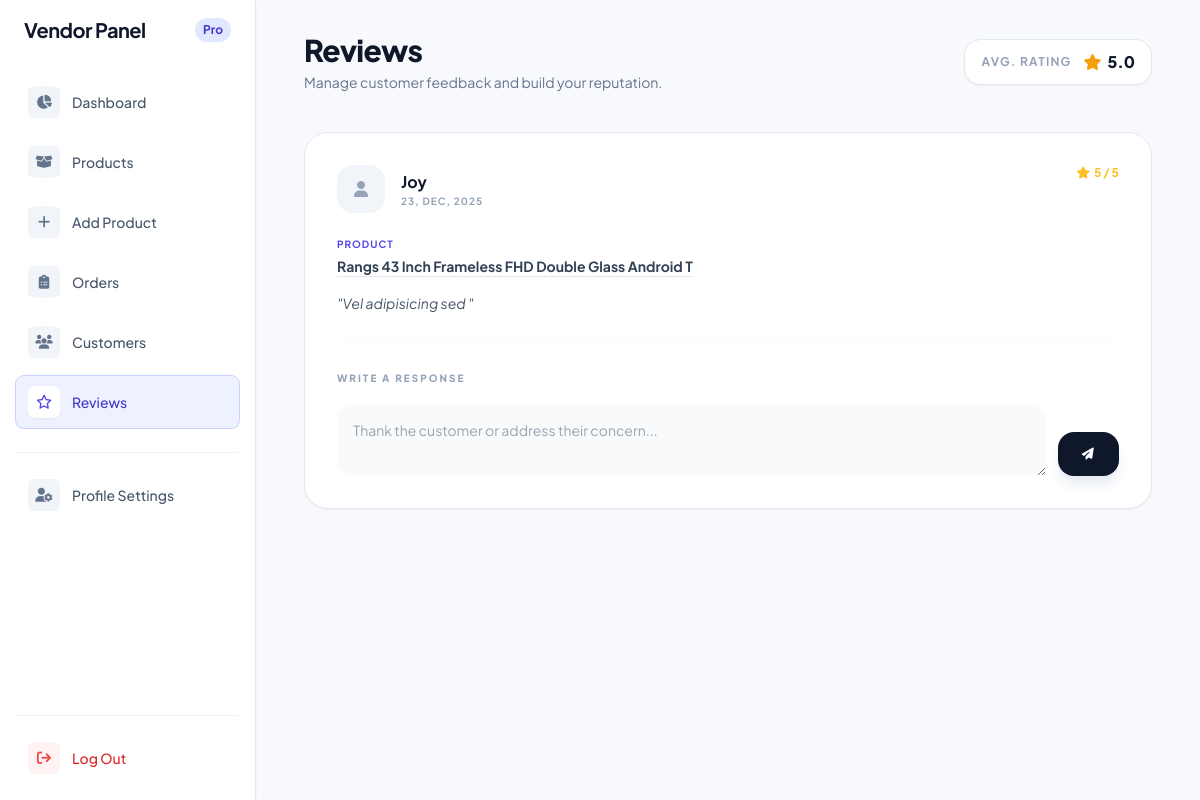
Page /vendor/dashboard/reviews/ (signed in) on the committed database.
### store/models.py (models this page shows, shortened)
class Reviews(models.Model):
    RATING_CHOICES = [
        (1, '★☆☆☆☆ (1/5)'),
        (2, '★★☆☆☆ (2/5)'),
        (3, '★★★☆☆ (3/5)'),
        (4, '★★★★☆ (4/5)'),
        (5, '★★★★★ (5/5)'),
    ]
    product = models.ForeignKey(Product, on_delete=models.SET_NULL, null=True)
    image = models.ImageField(upload_to='image', null=True, blank=True)
    user = models.ForeignKey(userauth_model.User, on_delete=models.SET_NULL, null=True)
    order_item = models.OneToOneField(OrderItem, on_delete=models.CASCADE, related_name="review", null=True)
    name = models.CharField(max_length=50, null=True)
    review = models.TextField(null=True)
    rating = models.IntegerField(choices=RATING_CHOICES, default=None)
    date = models.DateTimeField(default=timezone.now, null=True, blank=True)
    reply = models.BooleanField(default=False, null=True)

class Product(models.Model):
    STATUS = (
        ("Published", "Published"),
        ("Draft", "Draft"),
        ("Disabled", "Disabled"),
    )
    BANNERS = (
        ("Banner 1", "Banner 1"),
        ("Banner 2", "Banner 2"),
        ("Banner 3", "Banner 3"),
        ("Banner 4", "Banner 4"),
        ("Banner 5", "Banner 5"),
        ("Banner 6", "Banner 6"),
    )
    status = models.CharField(max_length=500, choices=STATUS, default="Published")
    user = models.ForeignKey(userauth_model.User, on_delete=models.SET_NULL, null=True)
    category = models.ForeignKey("store.Category",on_delete=models.SET_NULL, null=True)
    name = models.CharField(max_length=50)
    description = models.TextField(blank=True, null=True)
    additional_information = models.TextField(blank=True, null=True)
    image = models.ImageField(upload_to='image', null=True, blank=True)
    sale_price = models.DecimalField(default=0, decimal_places=2, max_digits=12)
    regular_price = models.DecimalField(default=0, decimal_places=2, max_digits=12, null=True, blank=True)
    in_stock = models.BooleanField(default=False)
    free_delivery = models.BooleanField(default=False)
    qty = models.IntegerField(default=0, null=True, blank=True)
    featured = models.BooleanField(default=False)
    popular = models.BooleanField(default=False)
    slug = models.SlugField(unique=True, blank=True, null=True)
    cover_image = models.ImageField(upload_to='image', null=True, blank=True)
    best_selling = models.BooleanField(default=False)
    new_arrivals = models.BooleanField(default=False)
    banner = models.CharField(max_length=50, choices=BANNERS, blank=True, null=True)

### userauth/models.py (models this page shows)
class User(AbstractUser):
    email = models.EmailField( unique=True)
    username = models.CharField( unique=True, blank=True, null=True, max_length=50)
    firstname = models.CharField(max_length=100, null=True, blank=True)
    lastname = models.CharField(max_length=100, null=True, blank=True)
    country = models.CharField(max_length=100, null=True, blank=True)
    phone = models.CharField(max_length=100, null=True, blank=True)
    image = models.ImageField(upload_to='image', null=True, blank=True)
    REQUIRED_FIELDS = ['username']
    USERNAME_FIELD = 'email'

### vendor/views.py (the view, shortened to what this page needs)
# urls.py: path('dashboard/reviews/', views.vendor_reviews, name='vendor_reviews'),
@login_required
def vendor_reviews(request):
    reviews = Reviews.objects.filter(
        product__user=request.user,
        reply=False
    ).order_by("-date")
    average_rating = reviews.aggregate(Avg('rating'))['rating__avg'] or 0
    context = {
        'reviews': reviews,
        'average_rating': round(average_rating, 1),
    }
    return render(request, 'vendor/reviews.html', context)

### store/context_processors.py (called while the page is built)
def cart_wishlist_counts(request):
    cart_count = 0
    wishlist_count = 0
    if request.user.is_authenticated:
        cart_count = Cart.objects.filter(user=request.user).count()
        wishlist_count = Wishlist.objects.filter(user=request.user).count()
    return {
        'CART_ITEM_COUNT': cart_count,
        'WISHLIST_ITEM_COUNT': wishlist_count,
    }

def default(request):
    categories = Category.objects.all()
    return {
        'categories': categories,
    }

### templates/vendor/reviews.html (shortened to what this page needs)
<!DOCTYPE html>
<html lang="en">
<head>
    <script src="https://cdn.tailwindcss.com"></script>
    <link href="https://cdnjs.cloudflare.com/ajax/libs/flowbite/2.2.1/flowbite.min.css" rel="stylesheet" />
    <link rel="stylesheet" href="https://cdnjs.cloudflare.com/ajax/libs/font-awesome/6.4.0/css/all.min.css">
</head>
<body class="bg-[#F8F9FC] h-screen flex overflow-hidden font-['Plus_Jakarta_Sans']">
    <aside class="w-64 bg-white border-r border-slate-200 hidden lg:block flex-shrink-0 z-20">
        {% include 'vendor/includes/vendor.sidebar.html' %}
    </aside>
    <main class="flex-1 px-4 lg:px-[4%] 2xl:px-[8%] p-8 overflow-y-auto h-full mobile-padding">
        <header class="flex flex-col md:flex-row md:items-center justify-between mb-10 mobile-header">
            <div class="flex items-center justify-between w-full md:w-auto">
                <div>
                    <h1 class="text-3xl font-black text-slate-900 tracking-tight">Reviews</h1>
                    <p class="text-slate-500 text-sm mt-1">Manage customer feedback and build your reputation.</p>
                </div>
            </div>
            <div
                class="bg-white px-4 py-2.5 rounded-2xl border border-slate-200 flex items-center gap-3 mobile-rating-box shadow-sm">
                <span class="text-xs font-bold text-slate-400 uppercase tracking-widest">Avg. Rating</span>
                <div class="flex items-center gap-1.5 text-amber-500">
                    <i class="fa-solid fa-star"></i>
                    <span class="text-slate-900 font-black">{{ average_rating }}</span>
                </div>
            </div>
        </header>
        <div class="space-y-6 mb-12">
            {% for r in reviews %}
            <div class="bg-white rounded-3xl border border-slate-200 shadow-sm overflow-hidden p-6 md:p-8">
                <div class="flex items-start justify-between mb-6">
                    <div class="flex items-center gap-4">
                        <div
                            class="h-10 w-10 md:h-12 md:w-12 bg-slate-100 rounded-2xl flex items-center justify-center text-slate-400">
                            <i class="fa-solid fa-user"></i>
                        </div>
                        <div>
                            <h4 class="font-bold text-slate-900 text-sm md:text-base">{{ r.user.username|title }}</h4>
                            <p class="text-[10px] text-slate-400 font-bold uppercase tracking-widest">{{ r.date|date:"d, M, Y" }}</p>
                        </div>
                    </div>
                    <div class="flex items-center gap-1 text-amber-400 text-xs font-bold">
                        <i class="fa-solid fa-star"></i> {{ r.rating }} / 5
                    </div>
                </div>
                <div class="mb-6">
                    <p class="text-[10px] font-bold text-indigo-600 uppercase tracking-widest mb-1">Product</p>
                    <h5 class="text-sm font-bold text-slate-700 underline underline-offset-4 decoration-slate-200">
                        {{ r.product.name }}
                    </h5>
                    <p class="mt-4 text-slate-600 leading-relaxed italic text-sm">"{{ r.review }}"</p>
                </div>
                <div class="pt-6 border-t border-slate-50">
                    {% if r.reply %}
                    <div class="bg-slate-50 p-5 md:p-6 rounded-2xl relative">
                        <span
                            class="absolute -top-3 left-6 px-3 py-1 bg-white border border-slate-100 rounded-full text-[9px] font-black uppercase tracking-widest text-slate-400 shadow-sm">Your
                            Reply</span>
                        <p class="text-sm text-slate-600 font-medium">{{ r.reply }}</p>
                    </div>
                    {% else %}
                    <form method="POST" class="space-y-4">
                        <label class="text-[10px] font-black text-slate-400 uppercase tracking-[0.2em]">Write a
                            response</label>
                        <div class="flex flex-col md:flex-row gap-3 mobile-form-stack">
                            <textarea name="reply" placeholder="Thank the customer or address their concern..."
                                class="flex-1 bg-slate-50 border-none rounded-2xl p-4 text-sm focus:ring-2 focus:ring-indigo-500 outline-none transition-all min-h-[100px] md:min-h-0"></textarea>
                            <button type="submit"
                                class="md:self-end px-6 py-4 bg-slate-900 text-white rounded-2xl font-bold text-xs uppercase tracking-widest hover:bg-indigo-600 transition-all shadow-lg shadow-slate-200 flex items-center justify-center mobile-send-btn">
                                <i class="fa-solid fa-paper-plane md:mr-0"></i>
                            </button>
                        </div>
                    </form>
                    {% endif %}
                </div>
            </div>
            {% empty %}
            {% include 'vendor/includes/empty_state.html' with message="You haven't received any reviews yet." %}
            {% endfor %}
        </div>
    </main>
</body>
</html>

### templates/vendor/reviews.html (style rules this page uses)
body { font-family: 'Plus Jakarta Sans', sans-serif; }

### rows in the picture
Reviews: user.username "Joy", date "23, DEC, 2025", rating "5", product.name "Rangs 43 Inch Frameless FHD Double Glass Android T", review "Vel adipisicing sed"

### other values in the picture
{{ average_rating }} "5.0"
